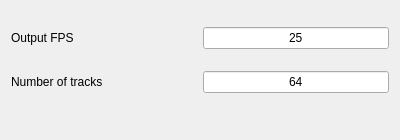
<?xml version="1.0" encoding="UTF-8"?>
<ui version="4.0">
 <class>VLMCPreferences</class>
 <widget class="QWidget" name="VLMCPreferences">
  <property name="geometry">
   <rect>
    <x>0</x>
    <y>0</y>
    <width>400</width>
    <height>140</height>
   </rect>
  </property>
  <property name="windowTitle">
   <string>Form</string>
  </property>
  <layout class="QGridLayout" name="gridLayout">
   <item row="0" column="0">
    <widget class="QLabel" name="output_FPS_label">
     <property name="text">
      <string>Output FPS</string>
     </property>
    </widget>
   </item>
   <item row="0" column="1">
    <widget class="QLineEdit" name="outputFPS">
     <property name="text">
      <string>25</string>
     </property>
     <property name="alignment">
      <set>Qt::AlignCenter</set>
     </property>
    </widget>
   </item>
   <item row="1" column="0">
    <widget class="QLabel" name="tracks_label">
     <property name="text">
      <string>Number of tracks</string>
     </property>
    </widget>
   </item>
   <item row="1" column="1">
    <widget class="QLineEdit" name="tracksNb">
     <property name="text">
      <string>64</string>
     </property>
     <property name="alignment">
      <set>Qt::AlignCenter</set>
     </property>
    </widget>
   </item>
   <item row="2" column="0">
    <spacer name="horizontalSpacer">
     <property name="orientation">
      <enum>Qt::Horizontal</enum>
     </property>
     <property name="sizeHint" stdset="0">
      <size>
       <width>139</width>
       <height>20</height>
      </size>
     </property>
    </spacer>
   </item>
  </layout>
 </widget>
 <resources/>
 <connections/>
</ui>
